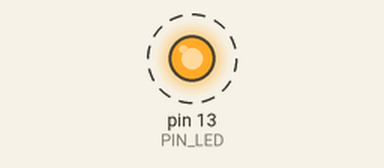
Recording of a sketch running on a simulated Arduino Uno, built with avr-gcc and run on an emulated ATmega328P. Parts: output pins drawn as LEDs (lit = HIGH). Dashed ring = blinking.

Above: at 0.2 s.
Timing chart, 0 to 3.0 s (numbered marks = the images above):
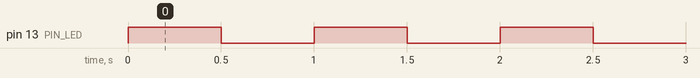

The sketch:

blink.ino
```cpp
#define PIN_LED 13

void setup(){
	pinMode(PIN_LED, HIGH);
}

void loop(){
	digitalWrite(PIN_LED, HIGH);
	delay(500);
	digitalWrite(PIN_LED, LOW);
	delay(500);
}
```

Measured:
- by itself, pin 13 (PIN_LED): alternates HIGH for 0.50 s and LOW for 0.50 s
